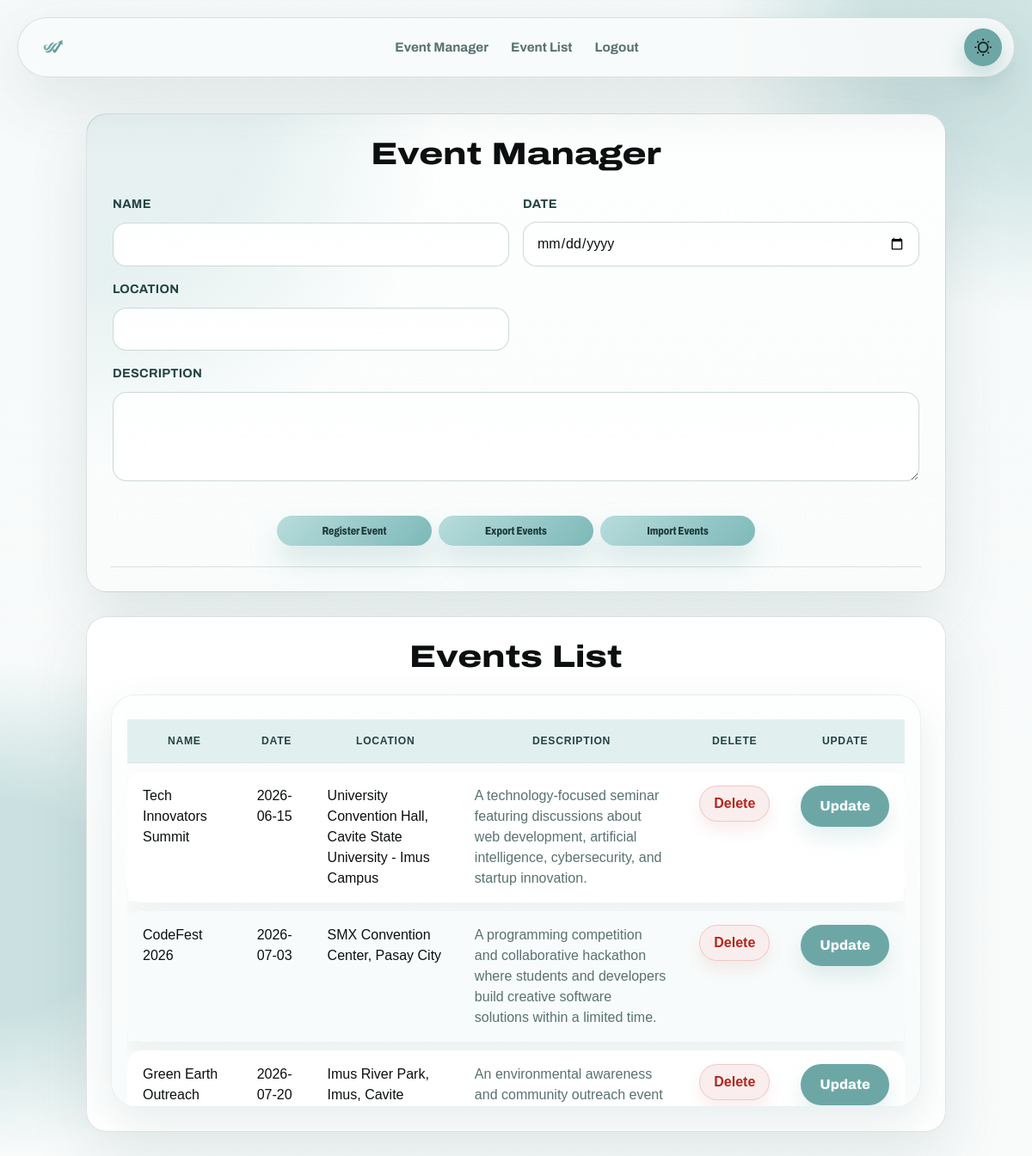
The page /views/event.php (signed in) on the database its author committed.
### tables this page shows
CREATE TABLE `walania_event` (
  `id` int(11) NOT NULL,
  `name` varchar(50) NOT NULL,
  `event_date` date NOT NULL,
  `location` varchar(1000) NOT NULL,
  `description` varchar(1000) NOT NULL
);

### controllers/pageData.php (called while the page is built, shortened)
<?php
require_once __DIR__ . '/../models/eventModel.php';
require_once __DIR__ . '/../models/registrantModel.php';
class PageDataController{
    private $eventModel;
    private $registrantModel;
    public function __construct($dbConnection){
        $this->db = $dbConnection;
        $this->eventModel = new eventModel($this->db);
        $this->registrantModel = new registrantModel($this->db);
    }
    public function getPageData(): array
    {
        $user = null;
        if(isset($_SESSION['user_id'])){
            $user = [
                'id'        => (int)$_SESSION['user_id'],
                'username'  => $_SESSION['username'] ?? '',
                'role'      => strtolower((string)($_SESSION['role'] ?? ''))
            ];
        }
        $events = $this->eventModel->getAllEvents() ?? [];
        $totalEvents = count($events);
        $eventsMessage = $totalEvents === 0 ? 'No events available yet.' : null;
        $registrants = $this->registrantModel->getAllRegistrants() ?? [];
        $totalRegistrants = count($registrants);
        return[
            'user'               => $user,
            'events'             => $events,
            'totalEvents'        => $totalEvents,
            'eventsMessage'      => $eventsMessage,
            'registrants'        => $registrants,
            'totalRegistrants'   => $totalRegistrants,
            'registrationStatus' => null,
            'registrationErrors' => []
        ];
    }
}
?>

### models/eventModel.php (called while the page is built, shortened)
<?php
class EventModel{
    private $db;
    public function __construct($dbConnection){
        $this->db = $dbConnection;
    }
    public function getAllEvents(){
        $stmt = $this->db->query("SELECT * FROM walania_event");
        return $stmt->fetchAll(PDO::FETCH_ASSOC);
    }
}
?>

### models/registrantModel.php (called while the page is built, shortened)
<?php
class RegistrantModel{
    private $db;
    public function __construct($dbConnection){
        $this->db = $dbConnection;
    }
    public function getAllRegistrants(){
        $stmt = $this->db->query(
            "SELECT r.*, e.name AS event_name, a.attendance_status
             FROM walania_registrant r
             LEFT JOIN walania_event e ON r.event_id = e.id
             LEFT JOIN walania_attendance a ON a.registrant_id = r.id"
        );
        return $stmt->fetchAll(PDO::FETCH_ASSOC);
    }
}
?>

### views/event.php (the view, shortened to what this page needs)
<?php
require_once __DIR__ . '../../models/EventModel.php';
require_once __DIR__ . '../../models/RegistrantModel.php';
require_once __DIR__ . '../../controllers/PageData.php';
$database = new Database();
$conn = $database->getConnection();
$pageController = new PageDataController($conn);
$data = $pageController->getPageData();
$events = $data['events'];
?>
<!DOCTYPE html>
<html lang="en" data-theme="light">
<head>
    <link rel="stylesheet" href="../style.css">
</head>
<body class="admin-page event-admin-page">
    <header class="site-header admin-header">
        <a href="dashboard.php" class="logo-placeholder" aria-label="Walania login">
        </a>
        <nav class="main-nav" aria-label="Event navigation">
            <a href="#event-manager">Event Manager</a>
            <a href="#event-list">Event List</a>
            <a href="../controllers/logout.php">Logout</a>
        </nav>
        <button type="button" class="theme-toggle" data-theme-toggle aria-label="Toggle dark mode">
            <img class="theme-toggle-icon" data-theme-icon src="../images/LightModeIcon.svg" alt="" aria-hidden="true">
        </button>
    </header>
    <main class="admin-section">
        <div class="admin-workspace">
            <section id="event-manager" class="admin-event-manager">
                <div class="admin-section-card">
                    <div class="admin-panel-heading">
                        <h1>Event Manager</h1>
                    </div>
                    <form class="admin-event-form" action="../controllers/eventController.php" method="POST">
                        <div class="form-grid">
                            <div class="form-group">
                                <label for="name">Name</label>
                                <input type="text" id="name" name="name" required>
                            </div>
                            <div class="form-group">
                                <label for="event_date">Date</label>
                                <input type="date" id="event_date" name="event_date" required>
                            </div>
                            <div class="form-group">
                                <label for="location">Location</label>
                                <input type="text" id="location" name="location" required>
                            </div>
                            <div class="form-group form-group-wide">
                                <label for="description">Description</label>
                                <textarea id="description" name="description" required></textarea>
                            </div>
                        </div>
                        <div class="admin-actions">
                            <button class="primary-button submit-button" type="submit" name="add">Register Event</button>
                            <button class="primary-button submit-button" type="button" onclick="exportXml('events')">Export Events</button>
                            <button class="primary-button submit-button" type="button" onclick="startImport('import_events')">Import Events</button>
                        </div>
                    </form>
                </div>
            </section>
            <section id="events-list" class="admin-panel">
                <div class="admin-section-card">
                    <div class="admin-panel-heading">
                        <h1>Events List</h1>
                    </div>
                    <div class="admin-table-wrap">
                        <div class="admin-table-scroll">
                            <table class="admin-table">
                                <thead>
                                    <tr>
                                    <th>Name</th>
                                    <th>Date</th>
                                    <th>Location</th>
                                    <th>Description</th>
                                    <th>Delete</th>
                                    <th>Update</th>
                                    </tr>
                                </thead>
                                <tbody>
                                    <?php foreach ($events as $event): ?>
                                    <tr>
                                        <td><?= htmlspecialchars($event['name']) ?></td>
                                        <td><?= htmlspecialchars($event['event_date']) ?></td>
                                        <td><?= htmlspecialchars($event['location']) ?></td>
                                        <td><?= htmlspecialchars($event['description']) ?></td>
                                        <td>
                                        <button type="button" class="text-button delete-trigger" data-id="<?= $event['id'] ?>" data-name="<?= htmlspecialchars($event['name']) ?>">
                                            Delete
                                        </button>
                                        </td>
                                        <td>
                                            <button class="secondary-button" type="button" onclick="openUpdateModal(
                                                '<?= $event['id'] ?>',
                                                '<?= htmlspecialchars($event['name'], ENT_QUOTES) ?>',
                                                '<?= htmlspecialchars($event['event_date'], ENT_QUOTES) ?>',
                                                '<?= htmlspecialchars($event['location'], ENT_QUOTES) ?>',
                                                '<?= htmlspecialchars($event['description'], ENT_QUOTES) ?>'
                                            )">
                                                Update
                                            </button>
                                        </td>
                                    </tr>
                                    <?php endforeach; ?>
                                </tbody>
                            </table>
                        </div>
                    </div>
                </div>
            </section>
        </div>
    </main>
</body>
</html>

### rows shown on the page
walania_event: name "Tech Innovators Summit", event_date "2026-06-15", location "University Convention Hall, Cavite State University - Imus Campus", description "A technology-focused seminar featuring discussions about web development, artificial intelligence, cybersecurity, and startup innovation."
walania_event: name "CodeFest 2026", event_date "2026-07-03", location "SMX Convention Center, Pasay City", description "A programming competition and collaborative hackathon where students and developers build creative software solutions within a limited time."
walania_event: name "Green Earth Outreach", event_date "2026-07-20", location "Imus River Park, Imus, Cavite", description "An environmental awareness and community outreach event…"
